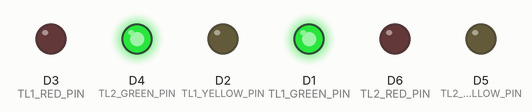
Recording of a sketch running on a simulated ESP8266 (NodeMCU). Shown: output pins drawn as LEDs (lit = HIGH). WiFi joins after 1.5 s; servers stay silent unless stated; uploads are accepted with an empty reply; what the sketch prints to the serial monitor is not drawn.

Above: at 6.5 s.
At 14.0 s:
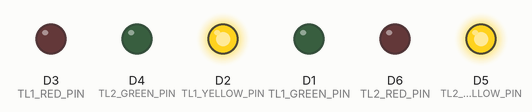
At 21.5 s:
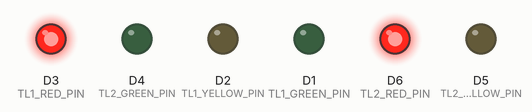
At 30.1 s:
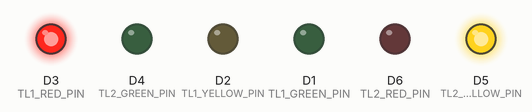
Timing chart, 0 to 43.4 s (numbered marks = the images above):
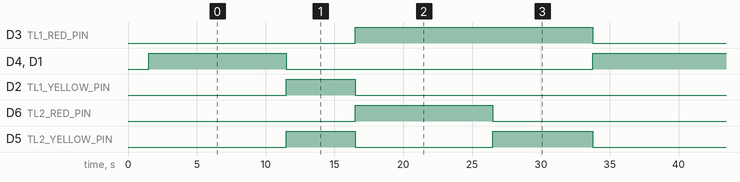

Measured:
- by itself, D3 (TL1_RED_PIN): alternates HIGH for 17.3 s and LOW for 15.0 s
- by itself, D4 (TL2_GREEN_PIN), D1 (TL1_GREEN_PIN), D6 (TL2_RED_PIN): alternates HIGH for 10.0 s and LOW for 22.3 s
- by itself, D2 (TL1_YELLOW_PIN): alternates HIGH for 5.0 s and LOW for 27.3 s
- by itself, D5 (TL2_YELLOW_PIN): repeats every 32.3 s: LOW 10.0 s, HIGH 7.3 s, LOW 10.0 s, HIGH 5.0 s

The sketch:

traffic_signal_system.ino
```cpp
#include <ESP8266WiFi.h>
#include <WiFiClient.h>

const char* ssid = "Iiraa";
const char* password = "Isha2004";
const char* host = "prayalabs.com";
const int httpPort = 80;

const int TL1_GREEN_PIN = D1;
const int TL1_YELLOW_PIN = D2;
const int TL1_RED_PIN = D3;
const int TL2_GREEN_PIN = D4;
const int TL2_YELLOW_PIN = D5;
const int TL2_RED_PIN = D6;

const int GREEN_DURATION = 10000; // 10 seconds
const int YELLOW_DURATION = 5000; // 5 seconds

void setup() {
  pinMode(TL1_GREEN_PIN, OUTPUT);
  pinMode(TL1_YELLOW_PIN, OUTPUT);
  pinMode(TL1_RED_PIN, OUTPUT);
  pinMode(TL2_GREEN_PIN, OUTPUT);
  pinMode(TL2_YELLOW_PIN, OUTPUT);
  pinMode(TL2_RED_PIN, OUTPUT);
  pinMode(LED_BUILTIN, OUTPUT);

  Serial.begin(115200);

  Serial.println();
  Serial.print("Connecting to ");
  Serial.println(ssid);

  WiFi.begin(ssid, password);
  while (WiFi.status() != WL_CONNECTED) {
    delay(500);
    Serial.print(".");
  }

  Serial.println();
  Serial.println("WiFi connected");
  Serial.println("IP address: ");
  Serial.println(WiFi.localIP());
}

void loop() {
  while (true) {
    // TL1 and TL2 green, others red
    digitalWrite(TL1_GREEN_PIN, HIGH);
    digitalWrite(TL1_YELLOW_PIN, LOW);
    digitalWrite(TL1_RED_PIN, LOW);
    digitalWrite(TL2_GREEN_PIN, HIGH);
    digitalWrite(TL2_YELLOW_PIN, LOW);
    digitalWrite(TL2_RED_PIN, LOW);
    delay(GREEN_DURATION);

    // TL1 and TL2 yellow, others red
    digitalWrite(TL1_GREEN_PIN, LOW);
    digitalWrite(TL1_YELLOW_PIN, HIGH);
    digitalWrite(TL1_RED_PIN, LOW);
    digitalWrite(TL2_GREEN_PIN, LOW);
    digitalWrite(TL2_YELLOW_PIN, HIGH);
    digitalWrite(TL2_RED_PIN, LOW);
    delay(YELLOW_DURATION);

    // TL1 and TL2 red, others green
    digitalWrite(TL1_GREEN_PIN, LOW);
    digitalWrite(TL1_YELLOW_PIN, LOW);
    digitalWrite(TL1_RED_PIN, HIGH);
    digitalWrite(TL2_GREEN_PIN, LOW);
    digitalWrite(TL2_YELLOW_PIN, LOW);
    digitalWrite(TL2_RED_PIN, HIGH);
    delay(GREEN_DURATION);

    // TL1 and TL2 red, others yellow
    digitalWrite(TL1_GREEN_PIN, LOW);
    digitalWrite(TL1_YELLOW_PIN, LOW);
    digitalWrite(TL1_RED_PIN, HIGH);
    digitalWrite(TL2_GREEN_PIN, LOW);
    digitalWrite(TL2_YELLOW_PIN, HIGH);
    digitalWrite(TL2_RED_PIN, LOW);
    delay(YELLOW_DURATION);

    // Read LED states
    int TL1Green = digitalRead(TL1_GREEN_PIN);
    int TL1Yellow = digitalRead(TL1_YELLOW_PIN);
    int TL1Red = digitalRead(TL1_RED_PIN);
    int TL2Green = digitalRead(TL2_GREEN_PIN);
    int TL2Yellow = digitalRead(TL2_YELLOW_PIN);
    int TL2Red = digitalRead(TL2_RED_PIN);

    if (WiFi.status() == WL_CONNECTED) {
      WiFiClient client;
      Serial.print("Connecting to ");
      Serial.println(host);

      if (!client.connect(host, httpPort)) {
        Serial.println("Connection failed");
        return;
      }

      String queryString = "/rest/api/iot?";
      queryString += "east[signal]=red&";
      queryString += "east[duration]=5&";
      queryString += "east[status]=" + String(TL1Red ? "on" : "off") + "&";
      queryString += "west[signal]=red&";
      queryString += "west[duration]=5&";
      queryString += "west[status]=" + String(TL2Red ? "on" : "off") + "&";
      queryString += "north[signal]=green&";
      queryString += "north[duration]=5&";
      queryString += "north[status]=" + String(TL2Green ? "on" : "off") + "&";
      queryString += "south[signal]=green&";
      queryString += "south[duration]=5&";
      queryString += "south[status]=" + String(TL1Green ? "on" : "off") + "&";
      queryString += "buildinglights=on";

      client.print(String("GET ") + queryString + " HTTP/1.1\r\n" +
                   "Host: " + host + "\r\n" +
                   "Connection: close\r\n\r\n");

      Serial.println("Request sent");

      while (client.connected()) {
        String line = client.readStringUntil('\r');
        Serial.println(line);
      }

      Serial.println("Response received");
      client.stop();
    }

    delay(1000);
  }
}
```
